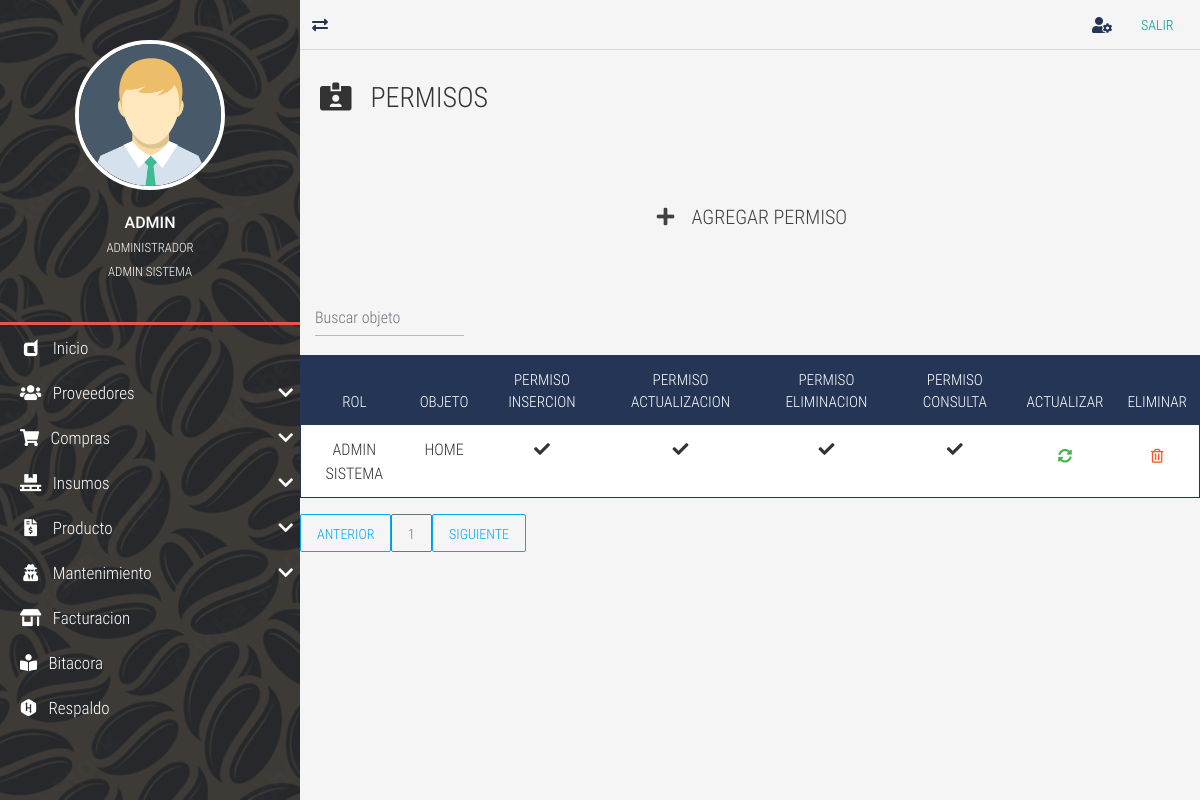
Page /permisos-list/ (signed in) on the committed database.
### tables this page shows
CREATE TABLE `TBL_permisos` (
  `id_rol` int NOT NULL,
  `id_objeto` int NOT NULL,
  `permiso_insercion` varchar(5) DEFAULT NULL,
  `permiso_actualizacion` varchar(5) DEFAULT NULL,
  `permiso_eliminacion` varchar(5) DEFAULT NULL,
  `permiso_consulta` varchar(5) DEFAULT NULL,
  `creado_por` varchar(50) NOT NULL,
  `fecha_creacion` datetime NOT NULL,
  `modificado_por` varchar(50) DEFAULT NULL,
  `fecha_modificacion` datetime DEFAULT NULL,
  KEY `id_rol` (`id_rol`),
  KEY `id_objeto` (`id_objeto`)
);

CREATE TABLE `TBL_ms_roles` (
  `id_rol` int NOT NULL AUTO_INCREMENT,
  `rol` varchar(50) NOT NULL DEFAULT '',
  `descripcion` varchar(100) DEFAULT NULL,
  `creado_por` varchar(50) DEFAULT NULL,
  `fecha_creacion` datetime DEFAULT NULL,
  `modificado_por` varchar(50) DEFAULT NULL,
  `fecha_modificacion` datetime DEFAULT NULL,
  PRIMARY KEY (`id_rol`)
);

CREATE TABLE `TBL_objetos` (
  `id_objeto` int NOT NULL AUTO_INCREMENT,
  `objeto` varchar(100) NOT NULL,
  `descripcion` varchar(100) NOT NULL,
  `tipo_objeto` enum('Home','Proveedores','Insumos','Productos','Compras','Facturacion','Mantenimiento') DEFAULT NULL,
  `creado_por` varchar(50) DEFAULT NULL,
  `fecha_creacion` datetime DEFAULT NULL,
  `modificado_por` varchar(50) DEFAULT NULL,
  `fecha_modificacion` datetime DEFAULT NULL,
  PRIMARY KEY (`id_objeto`)
);

### controladores/vistasControlador.php (called while the page is built, shortened)
<?php
	class vistasControlador extends vistasModelo{
		public function obtener_plantilla_controlador(){
			return require_once "./vistas/plantilla.php";
		}
	}

### index.php (called while the page is built, shortened)
<?php
	require_once "./controladores/vistasControlador.php";
	$plantilla = new vistasControlador();
	$plantilla->obtener_plantilla_controlador();

### vistas/contenidos/permisos-list-view.php (the view, shortened to what this page needs)
<div class="full-box page-header">
	<h3 class="text-left">
		<i class="fas fa-id-card-alt"></i> &nbsp; PERMISOS
	</h3>
</div>
<div class="container-fluid">
	<ul class="full-box list-unstyled page-nav-tabs">
		<li>
			<div class="btn btn-dark btn-lg" data-toggle="modal" data-target="#ModalCrear"><i class="fas fa-plus fa-fw"></i> &nbsp; AGREGAR PERMISO</div>
		</li>
		</ul>
</div>
<?php
	$where="";
?>
<div class="container-fluid">
  <form class="d-flex">
      <input class="form-control me-2 light-table-filter" data-table="table_id" type="text"
      placeholder="Buscar objeto">
</form>
</div>
      <table class="table table-striped table-dark table_id text-center" id="tblDatos">
        <thead>
        <tr>
            <th>ROL</th>
            <th>OBJETO</th>
            <th>PERMISO INSERCION</th>
			<th>PERMISO ACTUALIZACION</th>
			<th>PERMISO ELIMINACION</th>
			<th>PERMISO CONSULTA</th>
            <th>ACTUALIZAR</th>
			<th>ELIMINAR</th>
            </tr>
        </thead>
        <tbody>
		<?php
			include ("./cone.php");
			$SQL="SELECT r.id_rol,r.rol, o.objeto, p.permiso_insercion,p.permiso_actualizacion,
			p.permiso_eliminacion, p.permiso_consulta,o.id_objeto FROM TBL_permisos p
					inner JOIN TBL_ms_roles r ON r.id_rol = p.id_rol
					inner JOIN TBL_objetos o ON o.id_objeto = p.id_objeto;
			$where";
			$dato = mysqli_query($conexion, $SQL);
			if($dato -> num_rows >0){
				while($fila=mysqli_fetch_array($dato)){
			?>
		<tr>
			<td><?php echo $fila['rol']; ?></td>
			<td><?php echo $fila['objeto']; ?></td>
			<?php
				if($fila['permiso_insercion']==1){
			?>
			<td><i class="fas fa-check"></i></td>
			<?php
				}else{
			?>
			<td><i class="fas fa-ban" style="color: red;"></i></td>
			<?php
				}
			?>
			<?php
				if($fila['permiso_actualizacion']==1){
			?>
			<td><i class="fas fa-check"></i></td>
			<?php
				}else{
			?>
			<td><i class="fas fa-ban" style="color: red;"></i></td>
			<?php
				}
			?>
			<?php
				if($fila['permiso_eliminacion']==1){
			?>
			<td><i class="fas fa-check"></i></td>
			<?php
				}else{
			?>
			<td><i class="fas fa-ban" style="color: red;"></i></td>
			<?php
				}
			?>
			<?php
				if($fila['permiso_consulta']==1){
			?>
			<td><i class="fas fa-check"></i></td>
			<?php
				}else{
			?>
			<td><i class="fas fa-ban" style="color: red;"></i></td>
			<?php
				}
			?>
			<td>
				<div class="btn btn-success" data-toggle="modal" data-target="#ModalActualizar<?php echo $fila['id_rol'];?><?php echo $fila['id_objeto'];?>">
					<i class="fas fa-sync-alt"> </i>
				</div>
											<?php
												$SQL="SELECT * FROM TBL_ms_roles";
												$dato = mysqli_query($conexion, $SQL);
											?>
										<?php
										$SQL="SELECT * FROM TBL_objetos";
										$dato = mysqli_query($conexion, $SQL);
										?>
			</td>
			<td>
				<form class="FormularioAjax" action="<?php echo SERVERURL; ?>ajax/permisoAjax.php" method="POST" data-form="delete" autocomplete="off">
				<button type="submit" class="btn btn-warning">
					<i class="far fa-trash-alt"></i>
				</button>
				</form>
			</td>
		</tr>
		<?php
			}
				}else{
		?>
		<tr class="text-center">
		<td colspan="16">No existen registros</td>
		</tr>
    <?php
		}
	?>
		</tbody>
  </table>
<div id="paginador" class=""></div>

### vistas/css/all.css (style rules this page uses)
.fa, .fas, .far, .fal, .fab { -moz-osx-font-smoothing: grayscale; -webkit-font-smoothing: antialiased; display: inline-block; font-style: normal; font-variant: normal; text-rendering: auto; line-height: 1; }
.fa-fw { text-align: center; width: 1.25em; }
.fa-check:before { content: "\f00c"; }
.fa-id-card-alt:before { content: "\f47f"; }
.fa-plus:before { content: "\f067"; }
.fa-sync-alt:before { content: "\f2f1"; }
.fa-trash-alt:before { content: "\f2ed"; }
.far { font-family: 'Font Awesome 5 Free'; font-weight: 400; }
.fa, .fas { font-family: 'Font Awesome 5 Free'; font-weight: 900; }

### vistas/css/style.css (style rules this page uses)
:root { --color-one: #F5F5F5; --color-two: #24292E; --color-three: #EC5252; --form-color: #14111A; --accent-color: #253556; --border-color: #D8D8D8; }
body,html { font-family: 'roboto_condensed_light'; width: 100vw; height: 100vh; background-color: var(--color-one); color: #333; font-size: 16px; }
.full-box { margin: 0; padding: 0; box-sizing: border-box; width: 100%; }
.page-header { padding: 30px 20px 60px 20px; }
.page-header > :nth-child(1) { padding-bottom: 7px; }
.page-nav-tabs { display: flex; justify-content: center; flex-wrap: wrap; margin-bottom: 30px; }
.page-nav-tabs li, .page-nav-tabs li a { height: 40px; line-height: 40px; }
.page-nav-tabs li { margin: 5px 20px; }
.table .btn { margin-bottom: 0; }
.table thead th { color: #FFF; }
.table tbody tr { color: #333; transition: all .2s ease-in-out; }
.table-dark, .table { background-color: #fff; }
.table-dark { border: 1px solid var(--accent-color); }
.table-dark thead tr { background-color: var(--accent-color); }
.table-dark td, .table-dark thead th, .table-dark th { border: none; }
table form { margin-bottom: 0; }

### rows in the picture
tbl_permisos: id_rol.rol "ADMIN SISTEMA", id_objeto.objeto "HOME", permiso_insercion "1" (drawn), permiso_actualizacion "1" (drawn), permiso_eliminacion "1" (drawn), permiso_consulta "1" (drawn)

### other values in the picture
$_SESSION['usuario_login'] "ADMIN"
$_SESSION['nombre_usuario'] "ADMINISTRADOR"
$_SESSION['rol'] "ADMIN SISTEMA"
